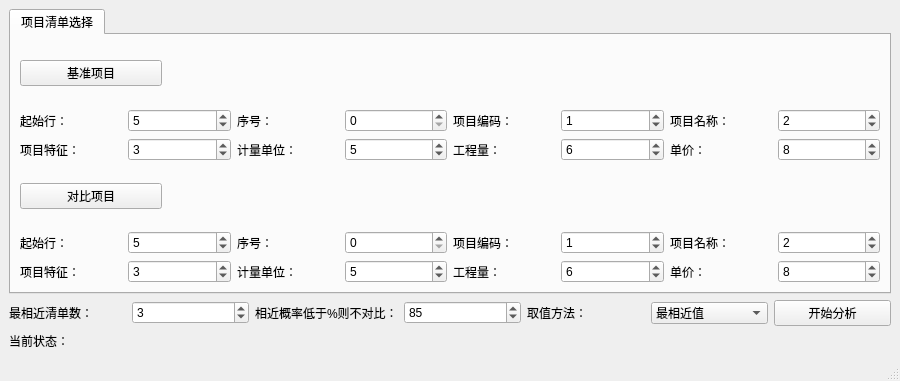
<?xml version="1.0" encoding="UTF-8"?>
<ui version="4.0">
 <class>MainWindow</class>
 <widget class="QMainWindow" name="MainWindow">
  <property name="geometry">
   <rect>
    <x>0</x>
    <y>0</y>
    <width>900</width>
    <height>381</height>
   </rect>
  </property>
  <property name="windowTitle">
   <string>智能造价对标分析</string>
  </property>
  <widget class="QWidget" name="centralwidget">
   <layout class="QGridLayout" name="gridLayout">
    <item row="0" column="0">
     <widget class="QTabWidget" name="tabWidget">
      <property name="currentIndex">
       <number>0</number>
      </property>
      <widget class="QWidget" name="tab">
       <attribute name="title">
        <string>项目清单选择</string>
       </attribute>
       <layout class="QGridLayout" name="gridLayout_2">
        <item row="0" column="0">
         <layout class="QHBoxLayout" name="horizontalLayout_3" stretch="1,5">
          <item>
           <widget class="QPushButton" name="pushButton_upload_base">
            <property name="text">
             <string>基准项目</string>
            </property>
           </widget>
          </item>
          <item>
           <widget class="QLabel" name="label_base_add">
            <property name="text">
             <string/>
            </property>
           </widget>
          </item>
         </layout>
        </item>
        <item row="1" column="0">
         <layout class="QHBoxLayout" name="horizontalLayout">
          <item>
           <widget class="QLabel" name="label_8">
            <property name="text">
             <string>起始行：</string>
            </property>
           </widget>
          </item>
          <item>
           <widget class="QSpinBox" name="spinBox_base_line">
            <property name="singleStep">
             <number>1</number>
            </property>
            <property name="value">
             <number>5</number>
            </property>
           </widget>
          </item>
          <item>
           <widget class="QLabel" name="label_4">
            <property name="text">
             <string>序号：</string>
            </property>
           </widget>
          </item>
          <item>
           <widget class="QSpinBox" name="spinBox_base_1">
            <property name="value">
             <number>0</number>
            </property>
           </widget>
          </item>
          <item>
           <widget class="QLabel" name="label">
            <property name="text">
             <string>项目编码：</string>
            </property>
           </widget>
          </item>
          <item>
           <widget class="QSpinBox" name="spinBox_base_2">
            <property name="value">
             <number>1</number>
            </property>
           </widget>
          </item>
          <item>
           <widget class="QLabel" name="label_2">
            <property name="text">
             <string>项目名称：</string>
            </property>
           </widget>
          </item>
          <item>
           <widget class="QSpinBox" name="spinBox_base_3">
            <property name="value">
             <number>2</number>
            </property>
           </widget>
          </item>
         </layout>
        </item>
        <item row="2" column="0">
         <layout class="QHBoxLayout" name="horizontalLayout_2">
          <item>
           <widget class="QLabel" name="label_3">
            <property name="text">
             <string>项目特征：</string>
            </property>
           </widget>
          </item>
          <item>
           <widget class="QSpinBox" name="spinBox_base_4">
            <property name="value">
             <number>3</number>
            </property>
           </widget>
          </item>
          <item>
           <widget class="QLabel" name="label_5">
            <property name="text">
             <string>计量单位：</string>
            </property>
           </widget>
          </item>
          <item>
           <widget class="QSpinBox" name="spinBox_base_5">
            <property name="value">
             <number>5</number>
            </property>
           </widget>
          </item>
          <item>
           <widget class="QLabel" name="label_6">
            <property name="text">
             <string>工程量：</string>
            </property>
           </widget>
          </item>
          <item>
           <widget class="QSpinBox" name="spinBox_base_6">
            <property name="value">
             <number>6</number>
            </property>
           </widget>
          </item>
          <item>
           <widget class="QLabel" name="label_7">
            <property name="text">
             <string>单价：</string>
            </property>
           </widget>
          </item>
          <item>
           <widget class="QSpinBox" name="spinBox_base_7">
            <property name="value">
             <number>8</number>
            </property>
           </widget>
          </item>
         </layout>
        </item>
        <item row="3" column="0">
         <layout class="QHBoxLayout" name="horizontalLayout_4" stretch="1,5">
          <item>
           <widget class="QPushButton" name="pushButton_upload_compare">
            <property name="text">
             <string>对比项目</string>
            </property>
           </widget>
          </item>
          <item>
           <widget class="QLabel" name="label_compare_add">
            <property name="text">
             <string/>
            </property>
           </widget>
          </item>
         </layout>
        </item>
        <item row="4" column="0">
         <layout class="QHBoxLayout" name="horizontalLayout_5">
          <item>
           <widget class="QLabel" name="label_9">
            <property name="text">
             <string>起始行：</string>
            </property>
           </widget>
          </item>
          <item>
           <widget class="QSpinBox" name="spinBox_compare_line">
            <property name="singleStep">
             <number>1</number>
            </property>
            <property name="value">
             <number>5</number>
            </property>
           </widget>
          </item>
          <item>
           <widget class="QLabel" name="label_10">
            <property name="text">
             <string>序号：</string>
            </property>
           </widget>
          </item>
          <item>
           <widget class="QSpinBox" name="spinBox_compare_1">
            <property name="value">
             <number>0</number>
            </property>
           </widget>
          </item>
          <item>
           <widget class="QLabel" name="label_11">
            <property name="text">
             <string>项目编码：</string>
            </property>
           </widget>
          </item>
          <item>
           <widget class="QSpinBox" name="spinBox_compare_2">
            <property name="value">
             <number>1</number>
            </property>
           </widget>
          </item>
          <item>
           <widget class="QLabel" name="label_12">
            <property name="text">
             <string>项目名称：</string>
            </property>
           </widget>
          </item>
          <item>
           <widget class="QSpinBox" name="spinBox_compare_3">
            <property name="value">
             <number>2</number>
            </property>
           </widget>
          </item>
         </layout>
        </item>
        <item row="5" column="0">
         <layout class="QHBoxLayout" name="horizontalLayout_6">
          <item>
           <widget class="QLabel" name="label_13">
            <property name="text">
             <string>项目特征：</string>
            </property>
           </widget>
          </item>
          <item>
           <widget class="QSpinBox" name="spinBox_compare_4">
            <property name="value">
             <number>3</number>
            </property>
           </widget>
          </item>
          <item>
           <widget class="QLabel" name="label_14">
            <property name="text">
             <string>计量单位：</string>
            </property>
           </widget>
          </item>
          <item>
           <widget class="QSpinBox" name="spinBox_compare_5">
            <property name="value">
             <number>5</number>
            </property>
           </widget>
          </item>
          <item>
           <widget class="QLabel" name="label_15">
            <property name="text">
             <string>工程量：</string>
            </property>
           </widget>
          </item>
          <item>
           <widget class="QSpinBox" name="spinBox_compare_6">
            <property name="value">
             <number>6</number>
            </property>
           </widget>
          </item>
          <item>
           <widget class="QLabel" name="label_16">
            <property name="text">
             <string>单价：</string>
            </property>
           </widget>
          </item>
          <item>
           <widget class="QSpinBox" name="spinBox_compare_7">
            <property name="value">
             <number>8</number>
            </property>
           </widget>
          </item>
         </layout>
        </item>
       </layout>
      </widget>
     </widget>
    </item>
    <item row="1" column="0">
     <layout class="QHBoxLayout" name="horizontalLayout_7">
      <item>
       <widget class="QLabel" name="label_17">
        <property name="text">
         <string>最相近清单数：</string>
        </property>
       </widget>
      </item>
      <item>
       <widget class="QSpinBox" name="spinBox_compare_BOQ">
        <property name="minimum">
         <number>1</number>
        </property>
        <property name="maximum">
         <number>5</number>
        </property>
        <property name="value">
         <number>3</number>
        </property>
       </widget>
      </item>
      <item>
       <widget class="QLabel" name="label_20">
        <property name="text">
         <string>相近概率低于%则不对比：</string>
        </property>
       </widget>
      </item>
      <item>
       <widget class="QSpinBox" name="spinBox_not_compare">
        <property name="minimum">
         <number>0</number>
        </property>
        <property name="maximum">
         <number>100</number>
        </property>
        <property name="value">
         <number>85</number>
        </property>
       </widget>
      </item>
      <item>
       <widget class="QLabel" name="label_18">
        <property name="text">
         <string>取值方法：</string>
        </property>
       </widget>
      </item>
      <item>
       <widget class="QComboBox" name="comboBox_compare_type">
        <item>
         <property name="text">
          <string>最相近值</string>
         </property>
        </item>
        <item>
         <property name="text">
          <string>平均值</string>
         </property>
        </item>
       </widget>
      </item>
      <item>
       <widget class="QPushButton" name="pushButton_compare_begin">
        <property name="text">
         <string>开始分析</string>
        </property>
       </widget>
      </item>
     </layout>
    </item>
    <item row="2" column="0">
     <layout class="QHBoxLayout" name="horizontalLayout_8">
      <item>
       <widget class="QLabel" name="label_19">
        <property name="sizePolicy">
         <sizepolicy hsizetype="Fixed" vsizetype="Preferred">
          <horstretch>0</horstretch>
          <verstretch>0</verstretch>
         </sizepolicy>
        </property>
        <property name="text">
         <string>当前状态：</string>
        </property>
       </widget>
      </item>
      <item>
       <widget class="QLabel" name="label_state">
        <property name="text">
         <string/>
        </property>
       </widget>
      </item>
     </layout>
    </item>
   </layout>
  </widget>
  <widget class="QMenuBar" name="menubar">
   <property name="geometry">
    <rect>
     <x>0</x>
     <y>0</y>
     <width>900</width>
     <height>26</height>
    </rect>
   </property>
  </widget>
  <widget class="QStatusBar" name="statusbar"/>
  <action name="action">
   <property name="text">
    <string>测试</string>
   </property>
  </action>
 </widget>
 <resources/>
 <connections/>
</ui>
